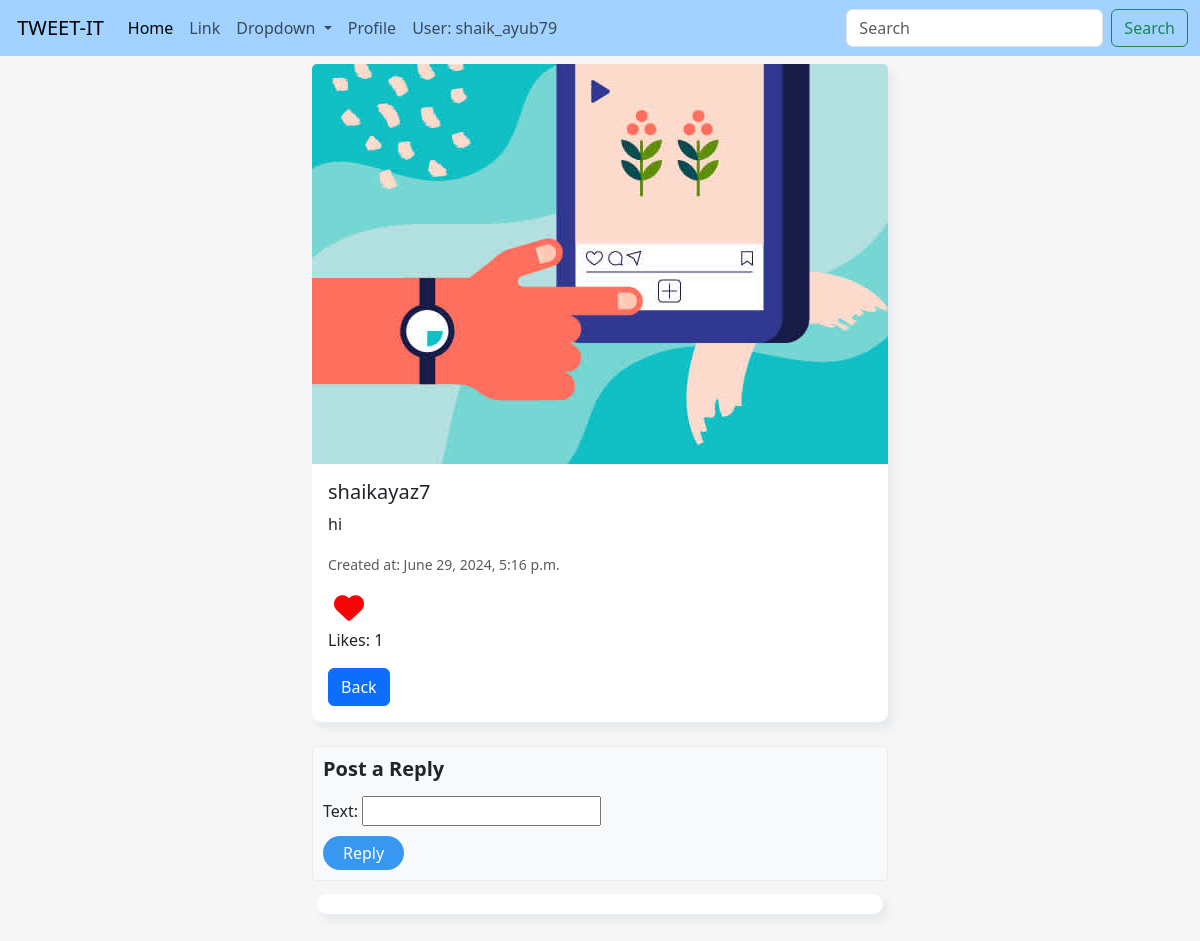
/tweet/6/ (signed in), run on an earlier commit of the app's database.
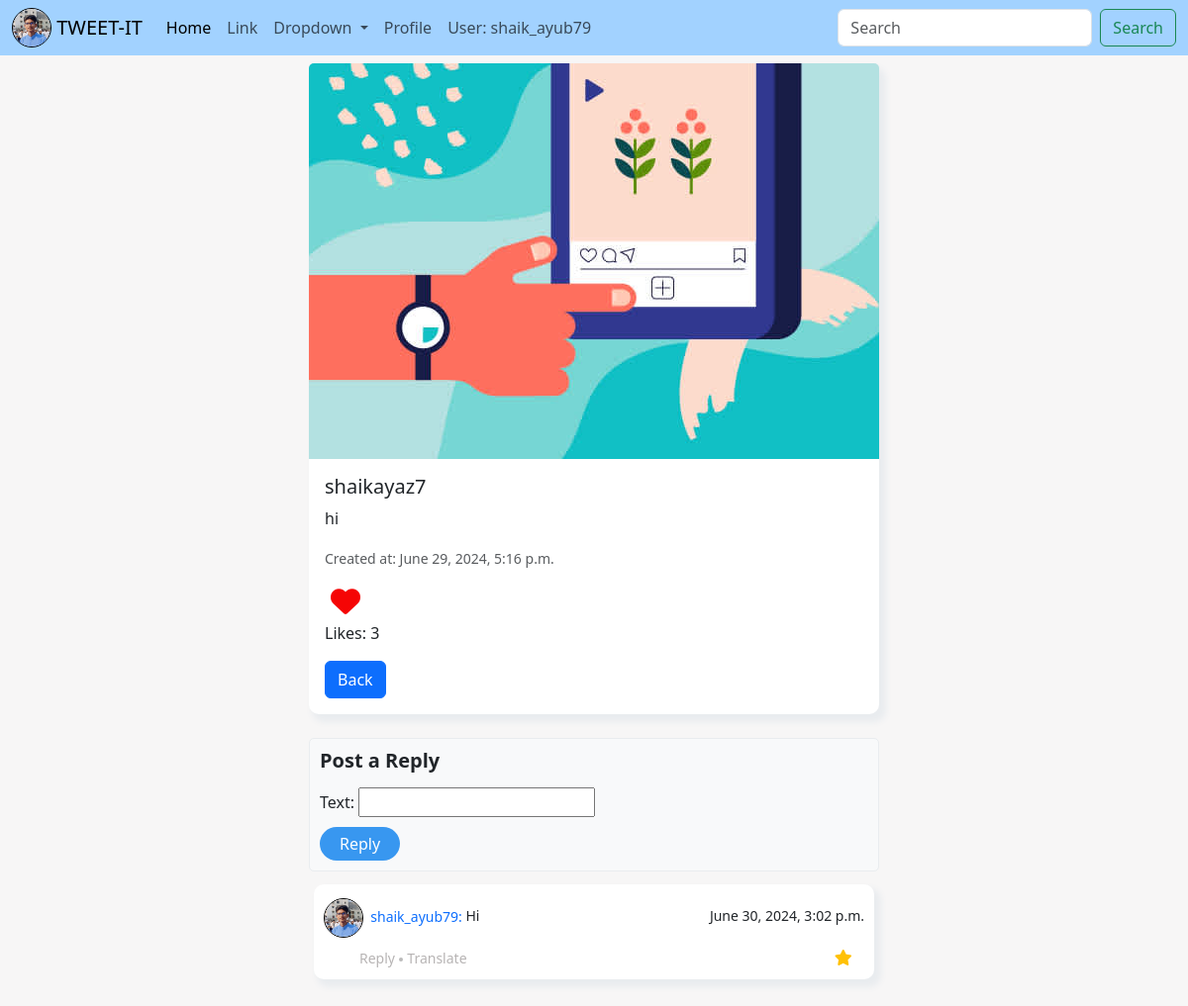
And on a later commit of the database.
### main/models.py (models this page shows, shortened)
class Tweet(models.Model):
    user = models.ForeignKey(settings.AUTH_USER_MODEL, on_delete=models.CASCADE)
    text = models.TextField(max_length=240)
    photo = models.ImageField(upload_to='photos/',null=True,blank=True)
    created_at = models.DateTimeField(default=timezone.now)
    updated_at = models.DateTimeField(default=timezone.now)
    likes = models.ManyToManyField(User, related_name='liked_tweets', blank=True)
    def total_likes(self):
        return self.likes.count()

class Profile(models.Model):
    user = models.OneToOneField(settings.AUTH_USER_MODEL, on_delete=models.CASCADE)
    profile_pic = models.ImageField(upload_to='profile_pics/', blank=True, null=True)

class Reply(models.Model):
    tweet = models.ForeignKey(Tweet, related_name='replies', on_delete=models.CASCADE)
    user = models.ForeignKey(settings.AUTH_USER_MODEL, on_delete=models.CASCADE)
    text = models.CharField(max_length=240)
    created_at = models.DateTimeField(default=timezone.now)

### main/views.py (the view)
# urls.py: path('tweet/<int:tweet_id>/', views.tweet_detail, name='tweet_detail'),
@login_required
def tweet_detail(request, tweet_id):
    tweet = get_object_or_404(Tweet, id=tweet_id)
    replies = tweet.replies.all()
    if request.method == 'POST':
        form = ReplyForm(request.POST)
        if form.is_valid():
            reply = form.save(commit=False)
            reply.tweet = tweet
            reply.user = request.user
            reply.save()
            return redirect('tweet_detail', tweet_id=tweet.id)
    else:
        form = ReplyForm()
    context = {
        'tweet': tweet,
        'replies': replies,
        'form': form,
    }
    return render(request, 'tweet_detail.html', context)

### main/forms.py
class ReplyForm(forms.ModelForm):
    class Meta:
        model = Reply
        fields = ['text']
        widgets = {
            'content': forms.Textarea(attrs={'rows': 3, 'placeholder': 'Add a comment...'}),
        }

### main/templates/tweet_detail.html (shortened to what this page needs)
{% extends 'base.html' %}
{% block start %}
<div class="container mt-2" style="max-width: 600px;">
    <div class="card">
        {% if tweet.photo %}
        <a href="#" onclick="openImage('{{ tweet.photo.url }}')">
            <img src="{{ tweet.photo.url }}" class="card-img-top" alt="Tweet Image" style="height: 400px; object-fit: cover;">
        </a>
        {% endif %}
        <div class="card-body">
            <h5 class="card-title">{{ tweet.user.username }}</h5>
            <p class="card-text">{{ tweet.text }}</p>
            <p class="card-text"><small class="text-muted">Created at: {{ tweet.created_at }}</small></p>
            <form action="{% url 'like_tweet' tweet.id %}" method="post">
                <button type="submit" style="background: none; border: none; font-size: 1.2rem;">
                    {% if user in tweet.likes.all %}
                    <i class="fa-solid fa-heart" style="color: #f50505; font-size: 30px;"></i>
                    {% else %}
                    <i class="fa-regular fa-heart" style="font-size: 20px;"></i>
                    {% endif %}
                </button>
            </form>
            <p>Likes: {{ tweet.total_likes }}</p>
            <a href="/" class="btn btn-primary">Back</a>
        </div>
    </div>
    <div class="comment-section mt-4">
        <h5>Post a Reply</h5>
        <form method="post" class="">
            <div class="form-group d-flex">
                {{ form }}
            </div>
            <button type="submit" class="btn btn-primary " >Reply</button>
        </form>
    </div>
    <div class="container mt-2 mb-4" style="padding: 5px;">
        <div class="card" style="padding: 10px;">
            {% for reply in replies %}
            <div class="d-flex justify-content-between align-items-center">
                <div class="user d-flex flex-row align-items-center">
                    {% if reply.user.profile.profile_pic %}
                    <img src="{{ reply.user.profile.profile_pic.url }}" width="30" class="user-img rounded-circle mr-2 profile_pic">
                    <span><small class="font-weight-bold text-primary">&nbsp;&nbsp;{{ reply.user.username }}:</small></span>
                    {% endif %}
                    <small class="font-weight-bold"> &nbsp;{{ reply.text }}</small>
                </div>
                <small>{{ reply.created_at }}</small>
            </div>
            <div class="action d-flex justify-content-between mt-2 align-items-center">
                <div class="reply px-4">
                    <small>Reply</small>
                    <span class="dots"></span>
                    <small>Translate</small>
                </div>
                <div class="icons align-items-center">
                    <i class="fa fa-star text-warning"></i>
                </div>
            </div>
            {% endfor %}
        </div>
    </div>
</div>
{% endblock %}

### main/templates/base.html (shortened to what this page needs)
{% load static %}
<!DOCTYPE html>
<html lang="en" data-bs-theme="light">
  <head>
    <link rel="stylesheet" href="https://cdnjs.cloudflare.com/ajax/libs/font-awesome/6.5.2/css/all.min.css" />
    <link
      href="https://cdn.jsdelivr.net/npm/bootstrap@5.3.3/dist/css/bootstrap.min.css"
      rel="stylesheet"
    />
    <link rel="stylesheet" href="{% static 'css/style.css' %}" />
  </head>
  <body>
    <nav class="navbar navbar-expand-lg " >
        <div class="container-fluid">
          {% if request.user.profile.profile_pic %}
            <img src="{{ request.user.profile.profile_pic.url }}" class="profile-image" alt="Profile Image" style="height: 40px; width: 40px;">
        {% endif %}
          <a class="navbar-brand " href="#"> &nbsp;TWEET-IT</a>
          <div class="collapse navbar-collapse" id="navbarSupportedContent">
            <ul class="navbar-nav me-auto mb-2 mb-lg-0">
              <li class="nav-item">
                <a class="nav-link active" aria-current="page" href="/">Home</a>
              </li>
              <li class="nav-item">
                <a class="nav-link" href="#">Link</a>
              </li>
              <li class="nav-item dropdown">
                <a class="nav-link dropdown-toggle" href="#" role="button" data-bs-toggle="dropdown" aria-expanded="false">
                  Dropdown
                </a>
              </li>
              <li class="nav-item">
                <a href="{% url 'profile' %}" class="nav-link">Profile</a>
              </li>
              <li class="nav-item">
  <a href="#" class="nav-link">User: {{user.username}}</a>
              </li>
            </ul>
            <form class="d-flex" role="search">
              <input class="form-control me-2" type="search" placeholder="Search" aria-label="Search" name="search">
              <button class="btn btn-outline-success" type="submit">Search</button>
            </form>
          </div>
        </div>
      </nav>
      {% block start %}
    {% endblock %}
  </body>
</html>

### main/static/css/style.css (style rules this page uses)
.card-img-top { object-fit: cover; }
.mobile-menu li, a { color: #000; }
.profile_pic { width: 40px; height: 40px; border-radius: 50%; object-fit: cover; border: 0.5px solid black; }
a { text-decoration: none; }
.profile-image { width: 200px; height: 200px; border: 0.5px solid black; border-radius: 50%; object-fit: cover; }
.card-img-top { max-width: 100%; height: auto; }
.navbar { background-color: #a2d2ff; position: sticky; top: 0; z-index: 99999; }
.comment-section { width: 100%; max-width: 600px; margin: 0 auto; padding: 10px; background-color: #f8f9fa; border: 1px solid #e9ecef; border-radius: 5px; }
.comment-section h5 { margin-bottom: 15px; font-weight: bold; }
.comment-section .form-group { margin-bottom: 10px; }
.comment-section .btn-primary { background-color: #3897f0; border: none; border-radius: 20px; padding: 5px 20px; }
body { background-color: #f7f6f6; }
.card { border: none; box-shadow: 5px 6px 6px 2px #e9ecef; border-radius: 4px; }
.dots { height: 4px; width: 4px; margin-bottom: 2px; background-color: #bbb; border-radius: 50%; display: inline-block; }
.user-img { margin-top: 4px; }
.icons i { margin-left: 8px; }
.reply { margin-left: 12px; }
.reply small { color: #b7b4b4; }

### main/templates/base.html (style rules this page uses)
.card-img-top { object-fit: cover; }
.mobile-menu li, a { color: #000; }
.profile_pic { width: 40px; height: 40px; border-radius: 50%; object-fit: cover; border: 0.5px solid black; }
a { text-decoration: none; }
.profile-image { width: 200px; height: 200px; border: 0.5px solid black; border-radius: 50%; object-fit: cover; }
.card-img-top { max-width: 100%; height: auto; }
.navbar { background-color: #a2d2ff; position: sticky; top: 0; z-index: 99999; }
.comment-section { width: 100%; max-width: 600px; margin: 0 auto; padding: 10px; background-color: #f8f9fa; border: 1px solid #e9ecef; border-radius: 5px; }
.comment-section h5 { margin-bottom: 15px; font-weight: bold; }
.comment-section .form-group { margin-bottom: 10px; }
.comment-section .btn-primary { background-color: #3897f0; border: none; border-radius: 20px; padding: 5px 20px; }
body { background-color: #f7f6f6 }
.card { border: none; box-shadow: 5px 6px 6px 2px #e9ecef; border-radius: 10px; }
.dots { height: 4px; width: 4px; margin-bottom: 2px; background-color: #bbb; border-radius: 50%; display: inline-block; }
.user-img { margin-top: 4px; }
.icons i { margin-left: 8px; }
.reply { margin-left: 12px; }
.reply small { color: #b7b4b4; }

What changed in the data, as far as the page shows it:
computed for Tweet "hi": total_likes "1" → "3"
added Reply: user.profile.profile_pic (picture), user.username "shaik_ayub79", text "Hi", created_at "June 30, 2024, 3:02 p.m."
